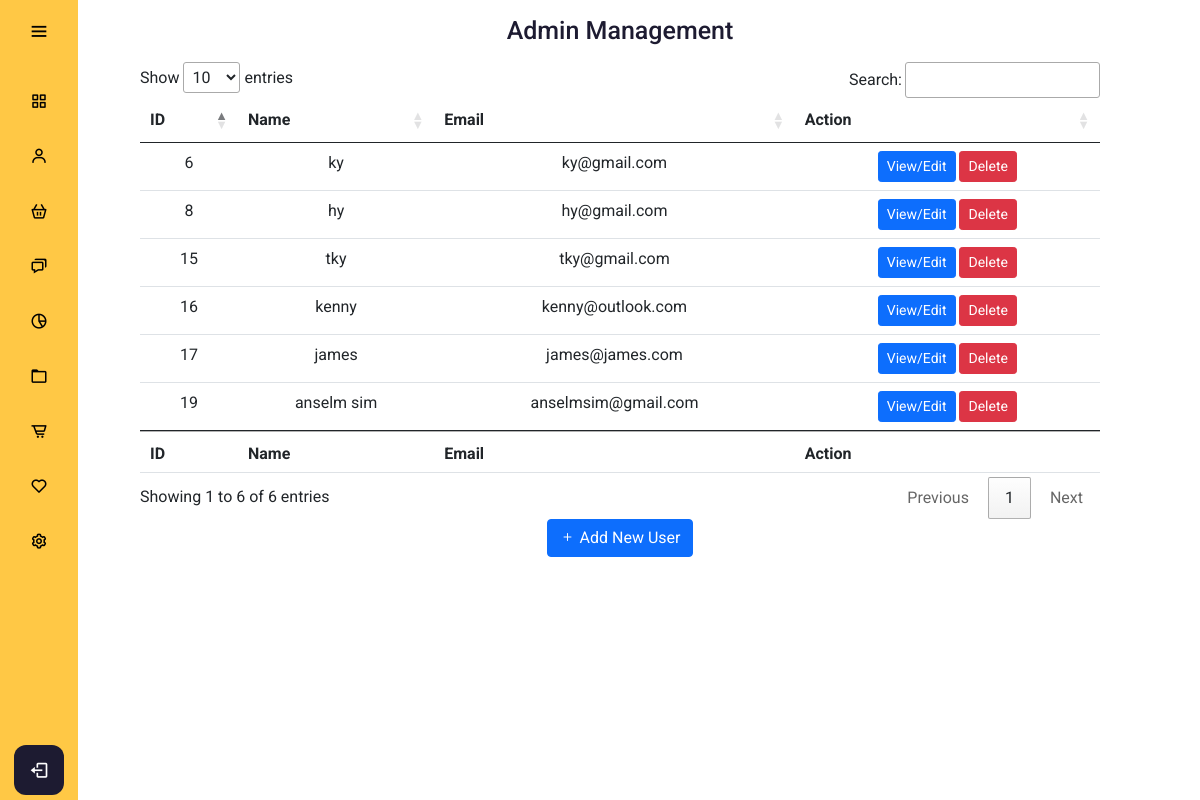
The app's page /admin/usermanagement.php, older data.
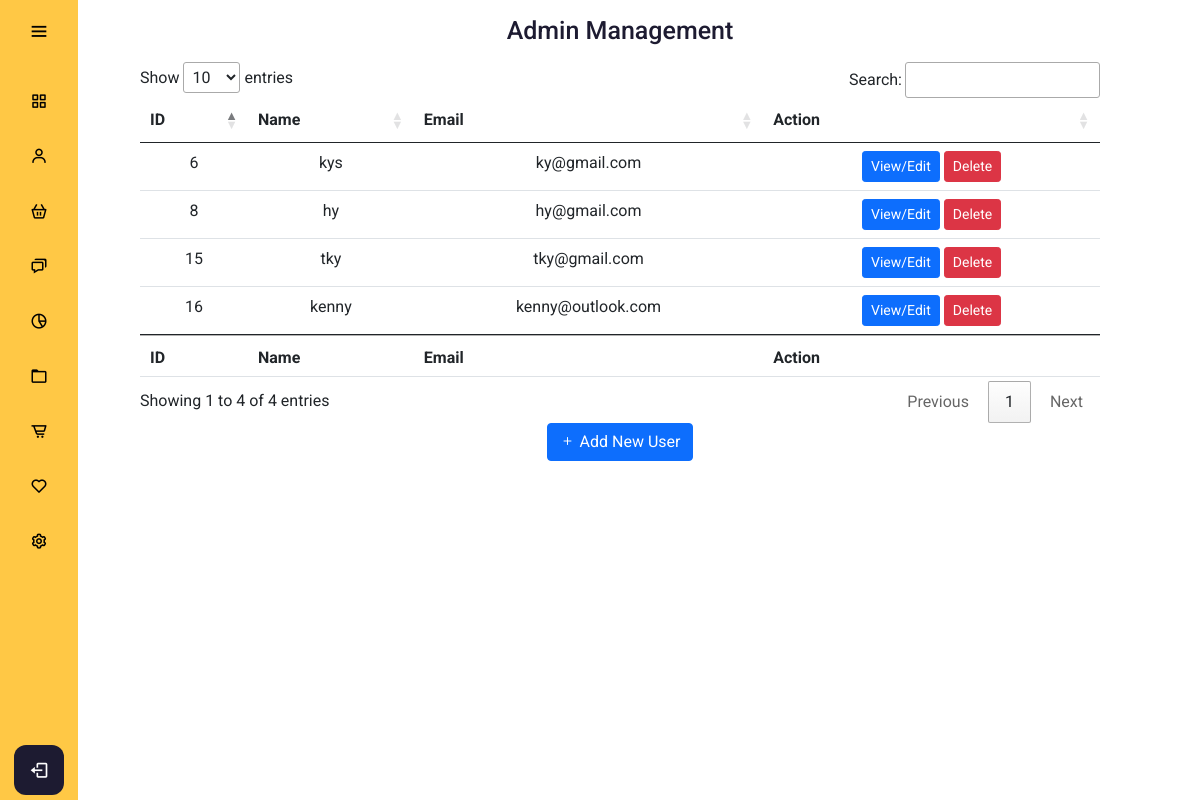
The same page, newer data.
### tables this page shows
CREATE TABLE `users` (
  `users_id` int(11) NOT NULL,
  `users_name` varchar(255) NOT NULL,
  `users_email` varchar(255) NOT NULL,
  `users_password` varchar(128) NOT NULL,
  `users_address` text,
  `users_phone` varchar(11) DEFAULT NULL,
  `users_age` int(3) DEFAULT NULL,
  `users_gender` smallint(6) DEFAULT NULL,
  `users_permission` smallint(6) NOT NULL DEFAULT '0',
  `users_joindate` timestamp NOT NULL DEFAULT CURRENT_TIMESTAMP ON UPDATE CURRENT_TIMESTAMP
);

### config/db.php (called while the page is built, shortened)
<?php
class DB {
  protected static $mdb = null;
  public static function getMDB() {
    $mdb = DB::$mdb;
    if ($mdb === null) {
      $mdb = DB::$mdb = new MeekroDB();
    }
    $mdb->sync_config();
    return $mdb;
  }
  public static function query() { $args = func_get_args(); return call_user_func_array(array(DB::getMDB(), 'query'), $args); }
}
class MeekroDB {
  public $encoding = 'latin1';
  public $connect_options = array(MYSQLI_OPT_CONNECT_TIMEOUT => 30);
  public $internal_mysql = null;
  public function __construct($host=null, $user=null, $password=null, $dbName=null, $port=null, $encoding=null, $socket=null)  {
    if ($encoding === null) $encoding = DB::$encoding;
    $this->encoding = $encoding;
  }
  public function get() {
    $mysql = $this->internal_mysql;
    if (!($mysql instanceof MySQLi)) {
      $mysql = new mysqli();
      foreach ($this->connect_options as $key => $value) {
        $mysql->options($key, $value);
      }
      $mysql->set_charset($this->encoding);
      $this->internal_mysql = $mysql;
    }
    return $mysql;
  }
  protected function preparseQueryParams() {
    $args = func_get_args();
    $sql = trim(strval(array_shift($args)));
    $args_all = $args;
    if (count($args_all) == 0) return array($sql);
    $chunkyQuery = array();
    return $chunkyQuery;
  }
  public function parseQueryParams() {
    $args = func_get_args();
    $chunkyQuery = call_user_func_array(array($this, 'preparseQueryParams'), $args);
    $query = '';
    foreach ($chunkyQuery as $chunk) {
      if (is_string($chunk)) {
        $query .= $chunk;
        continue;
      }
      $result = '';
      $query .= $result;
    }
    return $query;
  }
  protected function prependCall($function, $args, $prepend) { array_unshift($args, $prepend); return call_user_func_array($function, $args); }
  public function query() { $args = func_get_args(); return $this->prependCall(array($this, 'queryHelper'), $args, 'assoc'); }
  protected function queryHelper() {
    $args = func_get_args();
    $type = array_shift($args);
    $db = $this->get();
    $is_buffered = true;
    $row_type = 'assoc';
    $full_names = false;
    $sql = call_user_func_array(array($this, 'parseQueryParams'), $args);
    $result = $db->query($sql, $is_buffered ? MYSQLI_STORE_RESULT : MYSQLI_USE_RESULT);
    $return = array();
    while ($row = ($row_type == 'assoc' ? $result->fetch_assoc() : $result->fetch_row())) {
      $return[] = $row;
    }
    return $return;
  }
}
?>

### admin/usermanagement.php (the view, shortened to what this page needs)
<?php
include "../config/db.php";
?>
<!DOCTYPE html>
<html lang="en" dir="ltr">
  <head>
    <link rel="stylesheet" href="adminstyle.css">
    <link href='https://unpkg.com/boxicons@2.0.7/css/boxicons.min.css' rel='stylesheet'>
    <link href="https://cdn.jsdelivr.net/npm/bootstrap@5.0.0-beta3/dist/css/bootstrap.min.css" rel="stylesheet">
    <link rel="stylesheet" href="https://cdn.datatables.net/1.10.25/css/jquery.dataTables.min.css">
    <link rel="stylesheet" href="https://cdn.jsdelivr.net/npm/bootstrap-icons@1.4.1/font/bootstrap-icons.css">
   </head>
<body>
  <?php
  include "adminheader.php";
  ?>
  <div class="home_content">
    <div class="text">Admin Management </div>
    <table id="myTable" class="table table-hover">
        <thead>
            <tr>
            <th scope="col">ID</th>
            <th scope="col">Name</th>
            <th scope="col">Email</th>
            <th scope="col">Action</th>
            </tr>
        </thead>
        <tbody>
        <?php
        $getUserQuery = DB::query("SELECT * FROM users");
        foreach($getUserQuery as $getUserResult){
        ?>
            <tr class="userdata userdata<?php echo $getUserResult['users_id']; ?>">
              <td class="userid"><?php echo $getUserResult['users_id']; ?></td>
              <td class="username"><?php echo $getUserResult['users_name']; ?></td>
              <td class="useremail"><?php echo $getUserResult['users_email']; ?></td>
              <td><button type="button" class="btn btn-primary btn-sm editUser" id="editUser" value="editUser" data-id="<?php echo $getUserResult['users_id']; ?>" data-bs-toggle="modal" data-bs-target="#userinfo<?php echo $getUserResult['users_id']; ?>" >View/Edit</button>
                  <button type="button" class="btn btn-danger btn-sm deleteUser" data-id="<?php echo $getUserResult['users_id']; ?>" data-name="<?php echo $getUserResult['users_name']; ?>">Delete</button>
              </td>
            </tr>
        <?php
        }
        ?>
        </tbody>
        <tfoot>
          <tr>
            <th scope="col">ID</th>
            <th scope="col">Name</th>
            <th scope="col">Email</th>
            <th scope="col">Action</th>
          </tr>
        </tfoot>
    </table>
    <button type="button" data-bs-toggle="modal" data-bs-target="#addUser" class="btn btn-primary"><i class="bi bi-plus"></i> Add New User</button>
  </div>
</body>
</html>

Row changes from the older to the newer data that the page shows:
removed users: users_id "17", users_name "james", users_email "james@james.com"
removed users: users_id "19", users_name "anselm sim", users_email "anselmsim@gmail.com"
changed users "ky@gmail.com": users_name "ky" → "kys"
Text that changed along with them:
text written by a page script: "Show entries Search: Showing 1 to 6 of 6 entries Previous 1 Next" → "Show entries Search: Showing 1 to 4 of 4 entries Previous 1 Next"
